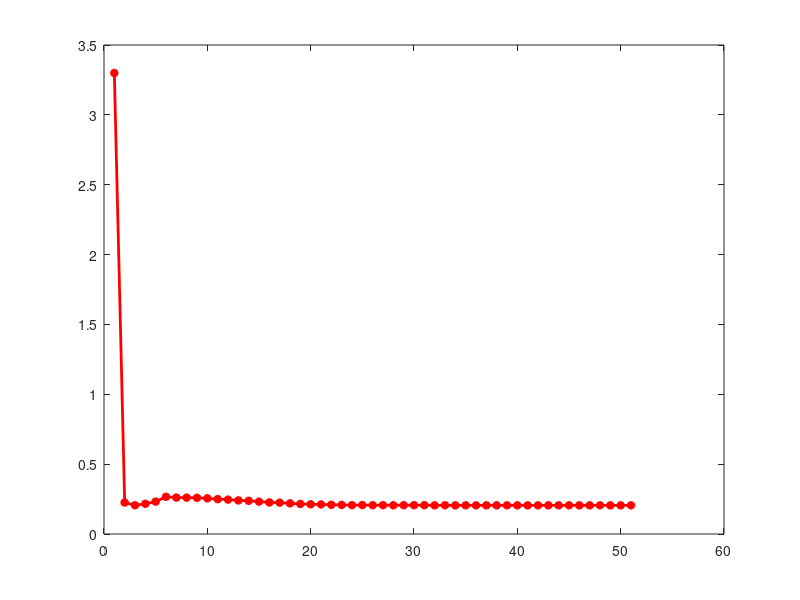

Source code (MATLAB): (Note: this script raises an error after producing the figure.)
clc
clear all
close all

dataErr2case1_DNN = load('test_Err2sin_case2_DNN.mat');
% mse2case1_DNN = sqrt(dataErr2case1_DNN.mse);
% rel2case1_DNN = sqrt(dataErr2case1_DNN.rel);

mse2case1_DNN = (dataErr2case1_DNN.mse);
rel2case1_DNN = (dataErr2case1_DNN.rel);

dataErr2case1_T = load('test_Err2sin_cases2_T.mat');
% mse2case1_T = sqrt(dataErr2case1_T.mse);
% rel2case1_T = sqrt(dataErr2case1_T.rel);
mse2case1_T = (dataErr2case1_T.mse);
rel2case1_T = (dataErr2case1_T.rel);

dataErr2case1_X = load('test_Err2sin_cases2_X.mat');
% mse2case1_X = sqrt(dataErr2case1_X.mse);
% rel2case1_X = sqrt(dataErr2case1_X.rel);
mse2case1_X = (dataErr2case1_X.mse);
rel2case1_X = (dataErr2case1_X.rel);

dataErr2case1_Both = load('test_Err2sin_cases2_XT.mat');
% mse2case1_Both = sqrt(dataErr2case1_Both.mse);
% rel2case1_Both = sqrt(dataErr2case1_Both.rel);
mse2case1_Both = (dataErr2case1_Both.mse);
rel2case1_Both = (dataErr2case1_Both.rel);

epoch = 1:51;

figure('name','error')
fig_mse2case1_DNN = plot(epoch,mse2case1_DNN,'r-*', 'linewidth',2);
hold on

bb = [0 0.55 0.8];
fig_mse2case1_T = plot(epoch, mse2case1_T,'-X', 'linewidth',2, 'color', bb);
hold on

fig_mse2case1_X = plot(epoch,mse2case1_X,'m:', 'linewidth',2);
hold on

fig_mse2case1_Both = plot(epoch,mse2case1_Both,'c-V', 'linewidth',2);
hold on

set(gca,'yscale','log')
set(gca, 'Fontsize', 18)
xlabel('epoch/1000', 'Fontsize', 18)
ylabel('MSE [g/L]', 'Fontsize', 18, 'Interpreter', 'latex')
xlim([0,51])
ylim([0.00001, 10])
hold on
% 
lgd0=legend([fig_mse2case1_DNN,fig_mse2case1_T],{'PINN','T-NPINN'},'orientation','horizontal','location','North');
set(lgd0,'FontSize',18.5);
lgd0.Position = [0.3  0.820  0.45  0.2];
legend boxoff;

ah1=axes('position',get(gca,'position'),'visible','off');
lgd1=legend(ah1,[fig_mse2case1_X,fig_mse2case1_Both],{'S-NPINN','ST-NPINN'},'orientation','horizontal','location','North');
set(lgd1,'FontSize',18.5);
lgd1.Position = [0.3  0.77  0.45  0.2];
legend boxoff;